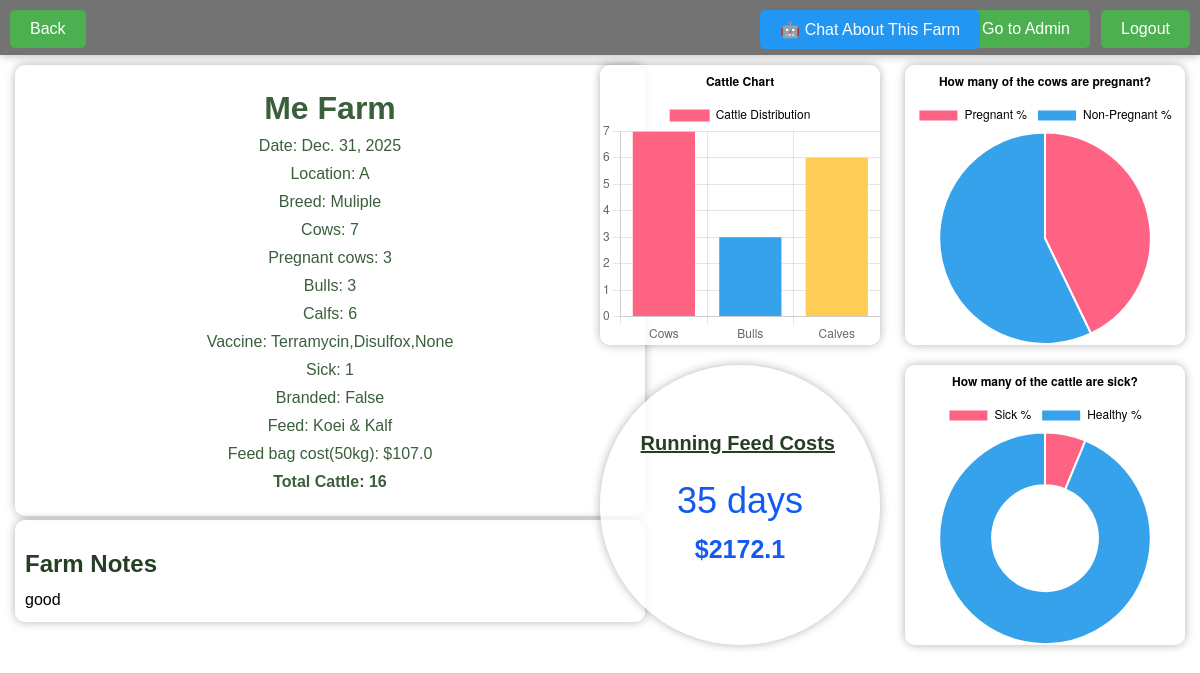
The app's page /farm_app/farm/18/ (signed in) with its own data.
### farm_app/models.py (models this page shows)
class Farm(models.Model):
    owner = models.ForeignKey(settings.AUTH_USER_MODEL, null=True, blank=True, on_delete=models.CASCADE, related_name='farms')
    date = models.DateField(null=True, blank=True)
    name = models.CharField(max_length=100)
    location = models.CharField(max_length=100)
    breed = models.CharField(max_length=100,choices=Breed_CATEGORY,null=True, blank=True)
    cows_count = models.IntegerField(default=0)  # Number of cows
    bulls_count = models.IntegerField(default=0)  # Number of bulls
    calf_count = models.IntegerField(default=0)
    vaccine1 = models.CharField(max_length=100,choices=Vaccine_CATEGORY,null=True, blank=True)
    vaccine2 = models.CharField(max_length=100,choices=Vaccine_CATEGORY,null=True, blank=True)
    vaccine3 = models.CharField(max_length=100,choices=Vaccine_CATEGORY,null=True, blank=True)
    is_branded = models.BooleanField(default=False)
    pregnant_cows = models.IntegerField(default=0, blank=True)
    sick = models.IntegerField(default=0, blank=True)
    Feed = models.CharField(max_length=100,choices=Feed_CATEGORY,null=True, blank=True)
    feed_cost = models.FloatField( default=0)
    notes = models.CharField(max_length=100 , null=True, blank=True)
    def total_feed_cost(self):
        days_registered = self.days_since_registration
        if days_registered is not None:
            feed_cost_per_day = self.feed_cost_per_day()
            total_cost = feed_cost_per_day * days_registered
            rounded_cost = round(total_cost, 2)  # Round the total cost to 2 decimal places
            return rounded_cost
        else:
            return None
    @property
    def total_cattle(self):
        return self.cows_count + self.bulls_count + self.calf_count
    def feed_cost_per_day(self):
        feed_per_cow_per_day = 2  # You can adjust this value based on your requirements
        total_feed_per_day = (self.cows_count * feed_per_cow_per_day) + (self.bulls_count * feed_per_cow_per_day * 1.5) + (self.calf_count * feed_per_cow_per_day * 0.5)
        feed_cost_per_day = total_feed_per_day * (self.feed_cost / 50)
        return feed_cost_per_day
    @property
    def days_since_registration(self):
        if self.date:
            difference = datetime.now().date() - self.date
            return difference.days
        else:
            return None

### farm_app/views.py (the view)
# urls.py: path('farm/<int:farm_id>/', views.farm_detail, name='farm_detail'),
@login_required
def farm_detail(request, farm_id):
    farm = get_object_or_404(Farm, pk=farm_id, owner=request.user)
    return render(request, 'farm_app/farm_detail.html', {'farm': farm})

### farm_app/templates/farm_app/farm_detail.html (shortened to what this page needs)
<!DOCTYPE html>
<html lang="en">
<head>
</head>
<body>
    <div class="btn_container">
        <a href="/admin/" class="button">Go to Admin</a>
        <a href="{% url 'farm_app:farm_chatbot' farm.id %}" class="button"
            style="background-color: #2196F3; right: 220px;">🤖 Chat About This Farm</a>
        <a href="{% url 'user_auth:login' %}" class="button login-button">Logout</a>
        <a href="/farm_app/" class="button back-button">Back</a>
    </div>
    <div class="container">
        <h1>{{ farm.name }}</h1>
        <p>Date: {{ farm.date }}</p>
        <p>Location: {{ farm.location }}</p>
        <p>Breed: {{ farm.breed }}</p>
        <p>Cows: {{ farm.cows_count }}</p>
        <p>Pregnant cows: {{ farm.pregnant_cows }}</p>
        <p>Bulls: {{ farm.bulls_count }}</p>
        <p>Calfs: {{ farm.calf_count }}</p>
        <p>Vaccine: {{ farm.vaccine1}},{{farm.vaccine2}},{{farm.vaccine3}} </p>
        <p>Sick: {{ farm.sick }}</p>
        <p>Branded: {{ farm.is_branded }}</p>
        <p>Feed: {{ farm.Feed }}</p>
        <p>Feed bag cost(50kg): ${{ farm.feed_cost }}</p>
        <p><b>Total Cattle: {{ farm.total_cattle }}</b></p>
    </div>
    <div id="notes-container">
        <h2 id="notes-title">Farm Notes</h2>
        <div id="notes">{{ farm.notes }}</div>
    </div>
    <div id="pieChartContainer">
        <canvas id="pieChart" width="500" height="500"></canvas>
        <script>// Get data from Django template
            const cowsCount = {{ farm.cows_count }};
            const bullsCount = {{ farm.bulls_count }};
            const calvesCount = {{ farm.calf_count }};
            const totalCattle = cowsCount + bullsCount + calvesCount;
            // Calculate the percentage of pregnant and non-pregnant cows
            const pregCount = ({{ farm.pregnant_cows }} / cowsCount) * 100;
            const nonPregCount = 100 - pregCount;
            // Calculate the percentage sick and non-sick cattle
            const sickCount = ({{ farm.sick }} / totalCattle) * 100;
            const nonSickCount = 100 - sickCount;
            // Create the pie chart for cattle distribution
            const ctx = document.getElementById('pieChart').getContext('2d');
            const pieChart = new Chart(ctx, {
                type: 'bar',
                data: {
                    labels: ['Cows', 'Bulls', 'Calves'],
                    datasets: [{
                        label: 'Cattle Distribution',
                        data: [cowsCount, bullsCount, calvesCount],
                        backgroundColor: [
                            'rgb(255, 99, 132)',
                            'rgb(54, 162, 235)',
                            'rgb(255, 205, 86)'
                        ],
                        hoverOffset: 4
                    }]
                },
                options: {
                    responsive: true,
                    plugins: {
                        legend: {
                            labels: {
                                color: 'black'
                            }
                        },
                        title: {
                            display: true,
                            text: 'Cattle Chart', // Title text
                            color: 'black',
                            fontSize: 16,
                            position: 'top' // Position the title on top
                        }
                    }
                }
            });
        </script>
    </div>
    <div id="pieChartContainer2">
        <canvas id="pieChart2" width="500" height="500"></canvas>
        <script>
            // Create the pie chart for pregnant cows
            // Create the pie chart for pregnant cows
            const ctx2 = document.getElementById('pieChart2').getContext('2d');
            const pieChart2 = new Chart(ctx2, {
                type: 'pie',
                data: {
                    labels: ['Pregnant %', 'Non-Pregnant %'],
                    datasets: [{
                        label: 'Cattle Distribution',
                        data: [pregCount, nonPregCount],
                        backgroundColor: [
                            'rgb(255, 99, 132)',
                            'rgb(54, 162, 235)'
                        ],
                        hoverOffset: 4
                    }]
                },
                options: {
                    responsive: true,
                    plugins: {
                        legend: {
                            labels: {
                                color: 'black'
                            }
                        },
                        title: {
                            display: true,
                            text: 'How many of the cows are pregnant?', // Title text
                            color: 'black',
                        }
                    }
                }
            });
        </script>
    </div>
    <div id="pieChartContainer3">
        <canvas id="pieChart3" width="500" height="500"></canvas>
        <script>
            // Create the pie chart for pregnant cows
            // Create the pie chart for pregnant cows
            const ctx3 = document.getElementById('pieChart3').getContext('2d');
            const pieChart3 = new Chart(ctx3, {
                type: 'doughnut',
                data: {
                    labels: ['Sick %', 'Healthy %'],
                    datasets: [{
                        label: 'Cattle Distribution',
                        data: [sickCount, nonSickCount],
                        backgroundColor: [
                            'rgb(255, 99, 132)',
                            'rgb(54, 162, 235)'
                        ],
                        hoverOffset: 4
                    }]
                },
                options: {
                    responsive: true,
                    plugins: {
                        legend: {
                            labels: {
                                color: 'black'
                            }
                        },
                        title: {
                            display: true,
                            text: 'How many of the cattle are sick?', // Title text
                            color: 'black',
                        }
                    }
                }
            });
        </script>
    </div>
    <div id="clock-container">
        <h2 id="title">Running Feed Costs </h2>
        <div id="clock"></div>
        <div id="cost"><b>${{ farm.total_feed_cost }}</b></div>
    </div>
</body>
</html>

### farm_app/templates/farm_app/farm_detail.html (style rules this page uses)
body { font-family: Arial, sans-serif; background-image: url('https://images.unsplash.com/photo-1500382017468-9049fed747ef?q=80&w=1000&auto=format&fit=crop&ixlib=rb-4.0.3&ixid=M3wxMjA3fDB8MHxzZWFyY2h8Nnx8ZmFybXxlbnwwfHwwfHx8MA%3D%3D'); background-size: cover; background-repeat: no-repeat; margin: 0; padding: 0; }
.container { max-width: 600px; margin: 0 auto; padding: 15px; background-color: rgba(255, 255, 255, 0.8); border-radius: 10px; box-shadow: 0 0 10px rgba(0, 0, 0, 0.3); margin-top: 10px; margin-left: 15px; position: relative; }
h1, p { color: #3b5e3b; text-align: center; margin: 10px 0; }
#pieChartContainer { display: flex; background-color: rgba(255, 255, 255, 0.8); border-radius: 10px; box-shadow: 0 0 10px rgba(0, 0, 0, 0.3); margin-top: 15px; position: absolute; right: 320px; top: 50px; }
#pieChartContainer2 { display: flex; background-color: rgba(255, 255, 255, 0.8); border-radius: 10px; box-shadow: 0 0 10px rgba(0, 0, 0, 0.3); margin-top: 15px; position: absolute; right: 15px; top: 50px; }
#pieChartContainer3 { display: flex; background-color: rgba(255, 255, 255, 0.8); border-radius: 10px; box-shadow: 0 0 10px rgba(0, 0, 0, 0.3); margin-top: 15px; position: absolute; right: 15px; top: 350px; }
.btn_container { display: flex; position: relative; background-color: rgba(82, 80, 80, 0.8); box-shadow: 0 0 10px rgba(0, 0, 0, 0.3); margin: 0 auto; height: 55px; }
#pieChart { max-width: 500px; max-height: 280px; }
#pieChart2 { max-width: 450px; max-height: 280px; }
#pieChart3 { max-width: 450px; max-height: 280px; }
a { text-decoration: none; color: #3b5e3b; }
.button { display: inline-block; padding: 10px 20px; background-color: #4CAF50; color: white; text-decoration: none; border-radius: 5px; transition: background-color 0.3s; position: absolute; top: 10px; right: 110px; }
.login-button { position: absolute; top: 10px; right: 10px; }
.back-button { top: 10px; right: auto; padding: 10px 20px; transition: background-color 0.3s; position: absolute; margin-left: 10px; }
#clock { font-family: Arial, sans-serif; font-size: 36px; text-align: center; margin-top: 5px; right: 30px; width: 200px; padding: 10px; position: absolute; top: 100px; color: rgb(20, 90, 241); }
#cost { font-family: Arial, sans-serif; font-size: 25px; text-align: center; margin-top: 50px; right: 30px; width: 200px; padding: 10px; position: absolute; top: 110px; color: rgb(20, 90, 241); }
#clock-container { background-color: rgba(255, 255, 255, 0.8); box-shadow: 0 0 10px rgba(0, 0, 0, 0.3); font-family: Arial, sans-serif; text-align: center; top: 365px; position: absolute; right: 320px; width: 260px; height: 260px; padding: 10px; border-radius: 50%; }
#title { font-family: Arial, sans-serif; font-size: 20px; top: 50px; margin-bottom: 10px; position: absolute; right: 45px; text-decoration-line: underline; color: #253f25; }
#notes-container { position: fixed; top: 520px; width: 610px; left: 15px; background-color: rgba(255, 255, 255, 0.8); border-radius: 10px; padding: 10px; box-shadow: 0 0 10px rgba(0, 0, 0, 0.3); }
#notes-title { margin-bottom: 10px; color: #253f25; }
#notes { font-size: 16px; line-height: 1.5; }

### records on screen
Farm: name "Me Farm", date "Dec. 31, 2025", location "A", breed "Muliple", cows_count "7", pregnant_cows "3", bulls_count "3", calf_count "6", vaccine1 "Terramycin", vaccine2 "Disulfox", vaccine3 "None", sick "1", is_branded "False", Feed "Koei & Kalf", feed_cost "107.0", total_cattle "16", notes "good", total_feed_cost "2172.1"

### other values on screen
chart data {{ farm.cows_count }} 7
chart data {{ farm.bulls_count }} 3
chart data {{ farm.calf_count }} 6
chart data {{ farm.pregnant_cows }} 3
